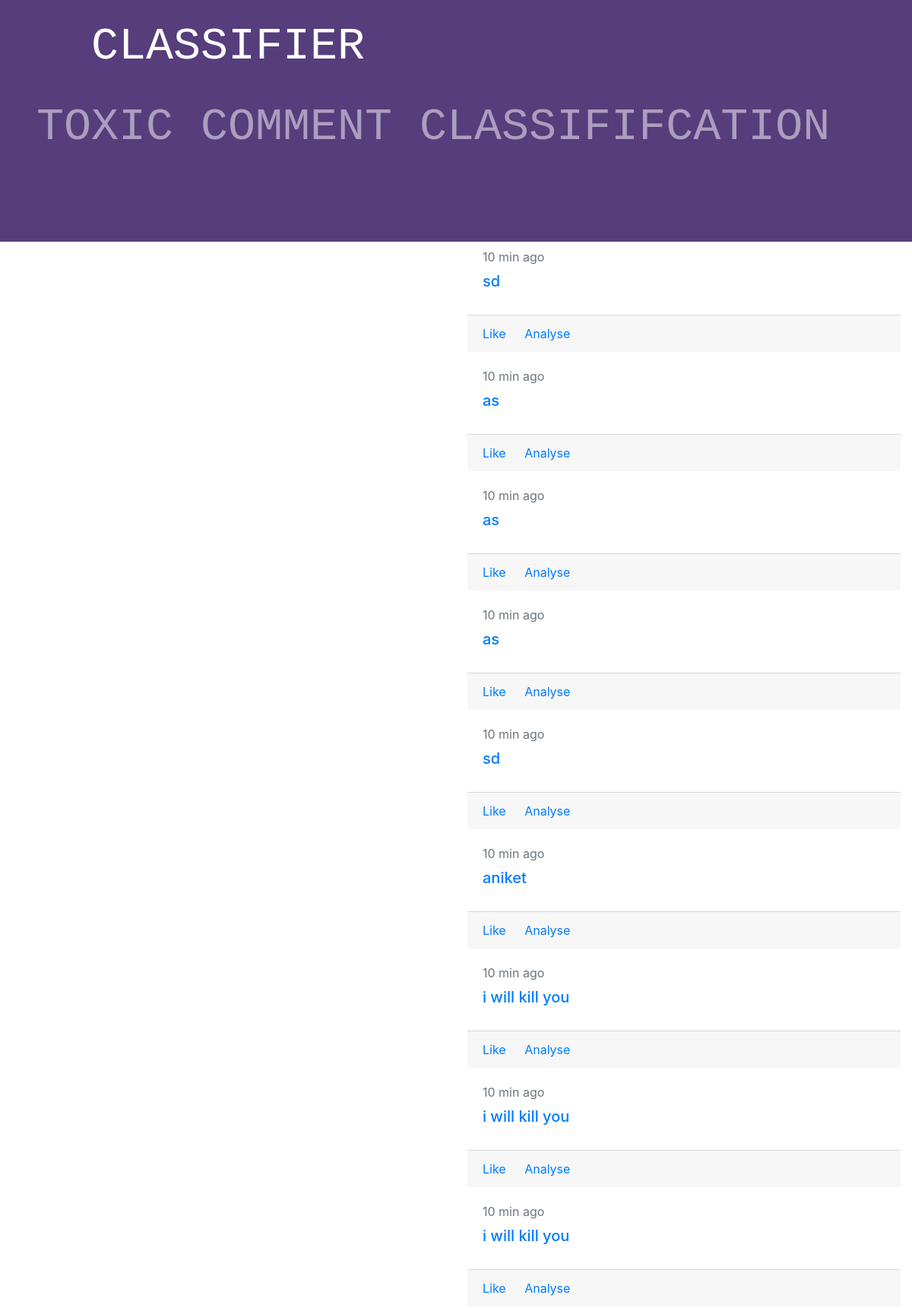
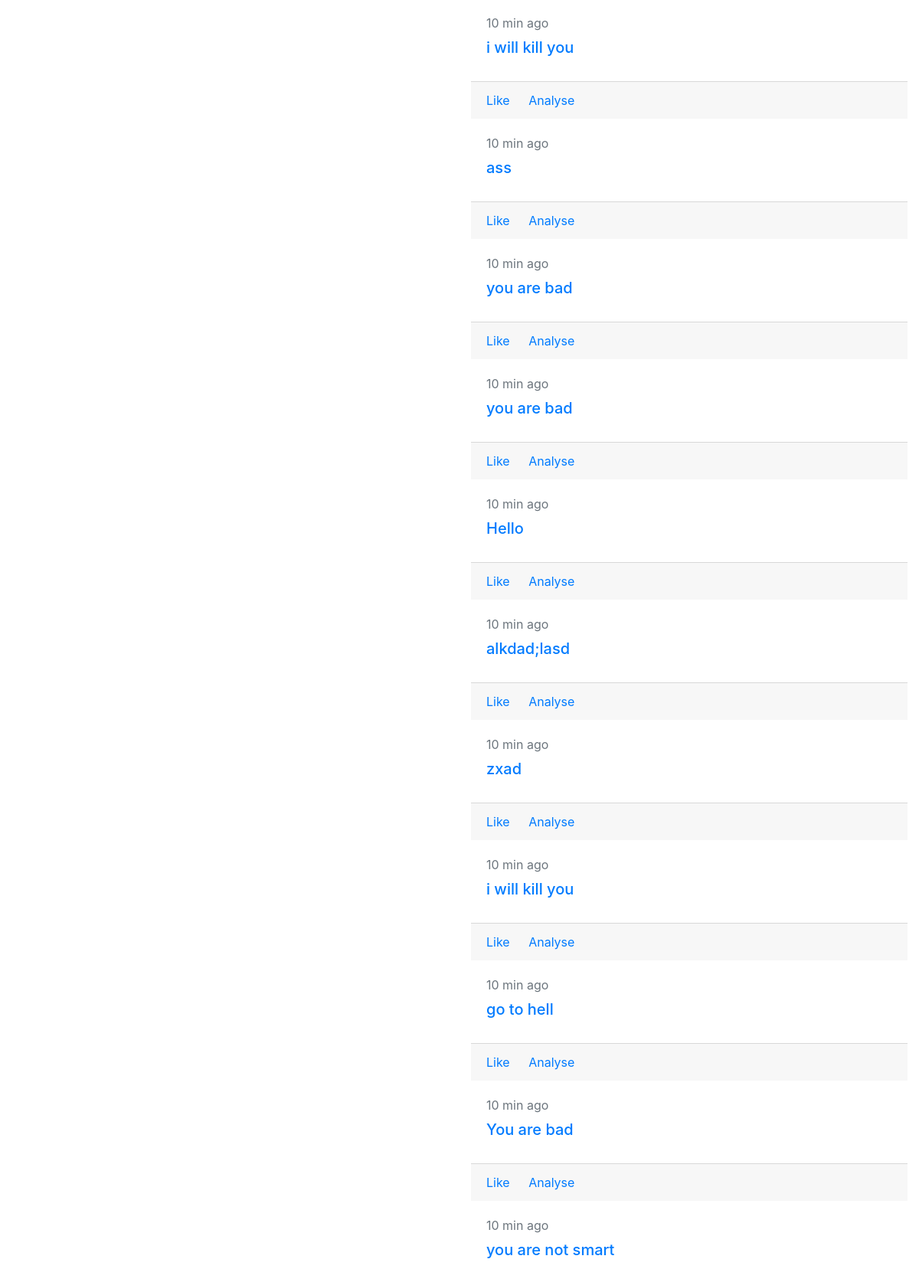
Screenshot of /polls/comments/ (upper part) with the database file from the repository (2 pictures, top to bottom).
### polls/models.py (models this page shows, shortened)
class Post(models.Model) :
	text = models.TextField()
	author  = models.ForeignKey(User, on_delete = models.CASCADE)
	def __str__(self) :
		return self.text

### polls/views.py (the view)
# urls.py: path('comments/', PostListView.as_view(), name = 'comments-view'),
class PostListView(ListView) :
    model = Post
    template_name = 'polls/post.html'
    context_object_name = 'posts1'

### polls/templates/polls/post.html (shortened to what this page needs)
{% extends "polls/base.html"%}
{%block body%}
	<div class="shadow-lg p-3 mb-5 bg-white rounded" style="margin-top: 50px; width: 235px; margin-left: 50%">
		<a href="{% url 'home-view' %}" class="btn btn-info btn-lg" >Add new comment</a>
	</div>
		<div class="col-md-6 gedf-main" style="margin-top: 50px; margin-left: 600px;">
			{%for post in posts1%}
		<div class="card-body">
                        <div class="text-muted h7 mb-2"> 10 min ago</div>
                        <a class="card-link" href="#">
                            <h5 class="card-title">{{post}}</h5>
                        </a>
                    </div>
                    <div class="card-footer">
                        <a href="#" class="card-link"> Like</a>
                        <a href="#" class="card-link"> Analyse</a>
                    </div>
                    {%endfor%}
        </div>
{%endblock%}

### polls/templates/polls/base.html (shortened to what this page needs)
{% load static %}
<!DOCTYPE html>
<head>
<link rel="stylesheet" type="text/css" href="{% static 'polls/css/style.css' %}" />
<link rel="stylesheet" type="text/css"  href="{% static 'polls/bootstrap/css/bootstrap.min.css' %}"/>
<link rel="stylesheet" href="https://maxcdn.bootstrapcdn.com/bootstrap/4.3.1/css/bootstrap.min.css">
</head>
<body>
<header class="site-header">
<nav class="navbar navbar-expand  navbar-dark flex-column flex-md-row bd-navbar  fixed-top"
  style="padding-left:40px; font-family:monospace;background-color:#563d7c; ">
    <div class="collapse navbar-collapse" id="navbarNavAltMarkup">
        <div class="nav navbar-nav mr-auto"  style="font-size:60px;">
          <a class="nav-item nav-link active navbar_item" href=" ">
            {{"Classifier"|upper}}</a> &nbsp;&nbsp;
          <a class="nav-item nav-link navbar_item" href="">
            {{"Toxic comment classififcation"|upper}}</a>&nbsp;&nbsp;
        </div>
    </div>
</nav>
<br><br> <br>
<br>
</header>
{% block body %}
{% endblock %}
</body>

### rows the page displays
Post: text "sd"
Post: text "as"
Post: text "as"
Post: text "as"
Post: text "sd"
Post: text "aniket"
Post: text "i will kill you"
Post: text "i will kill you"
Post: text "i will kill you"
Post: text "i will kill you"
Post: text "ass"
Post: text "you are bad"
Post: text "you are bad"
Post: text "Hello"
Post: text "alkdad;lasd"
Post: text "zxad"
Post: text "i will kill you"
Post: text "go to hell"
Post: text "You are bad"
Post: text "you are not smart"

### other values shown
{{ "Classifier"|upper }} "CLASSIFIER"
{{ "Toxic comment classififcation"|upper }} "TOXIC COMMENT CLASSIFIFCATION"
